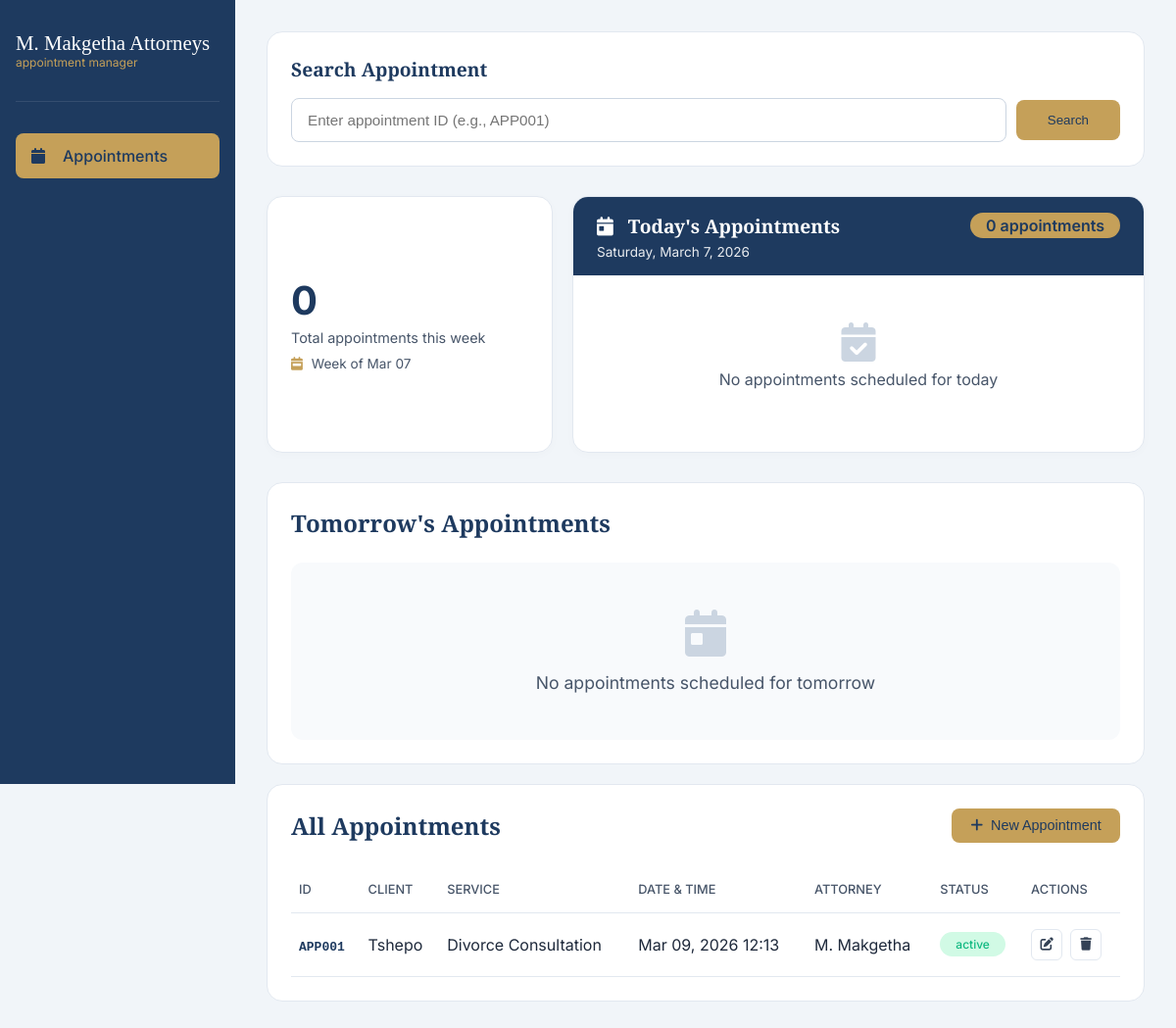
Before: / with the older database file.
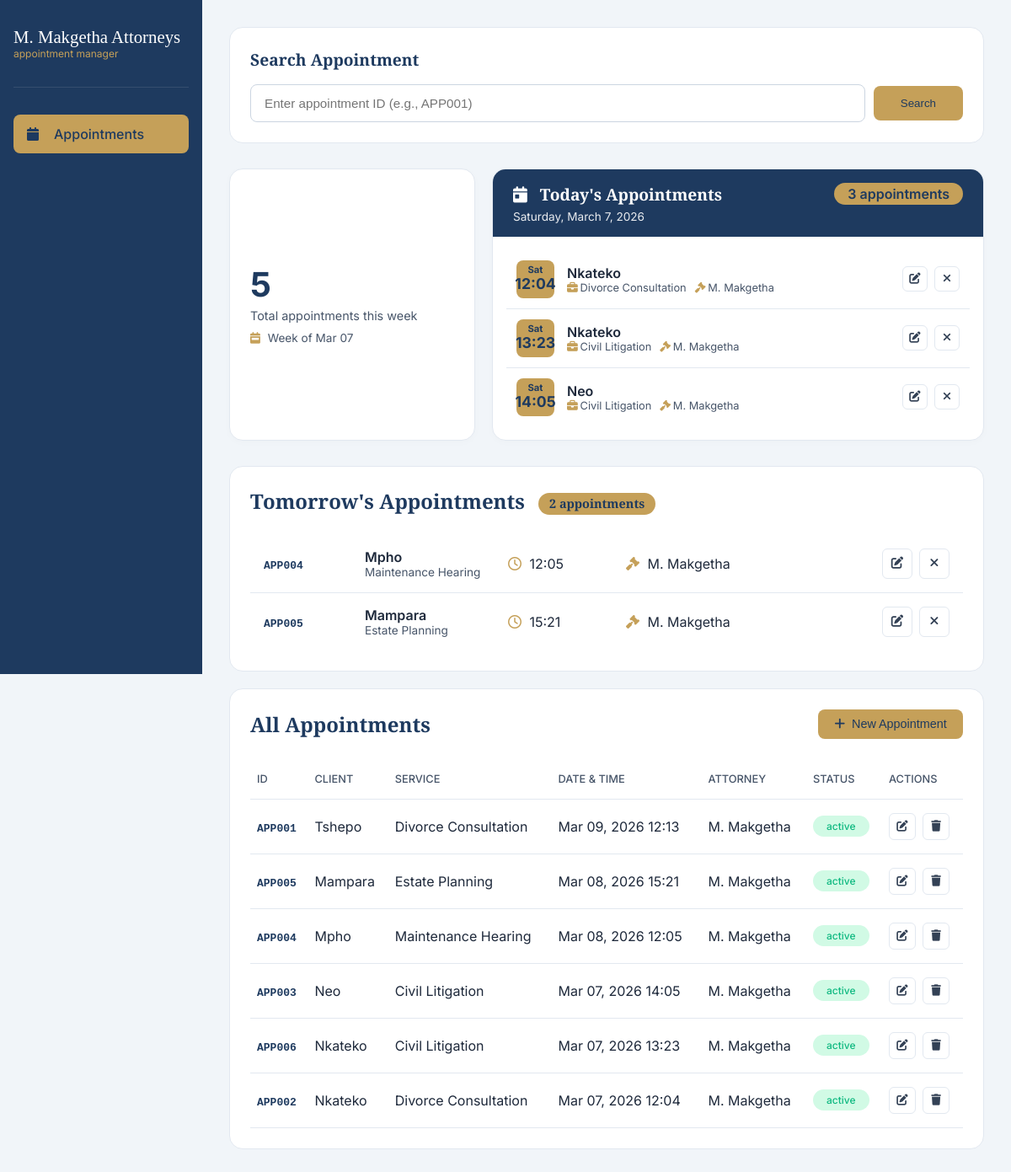
After: the same page with the newer database file.
### makgetha_appointment_system/models.py (models this page shows, shortened)
class Appointment(models.Model):
    STATUS_CHOICES = [
        ('active', 'Active'),
        ('cancelled', 'Cancelled'),
    ]
    SERVICE_CHOICES = [
        ('Divorce Consultation', 'Divorce Consultation'),
        ('Maintenance Hearing', 'Maintenance Hearing'),
        ('Civil Litigation', 'Civil Litigation'),
        ('Criminal Defense', 'Criminal Defense'),
        ('Estate Planning', 'Estate Planning'),
        ('Road Accident Fund', 'Road Accident Fund'),
        ('Other', 'Other'),
    ]
    appointment_id = models.CharField(max_length=10, unique=True, editable=False)
    client_name = models.CharField(max_length=100)
    service_type = models.CharField(max_length=50, choices=SERVICE_CHOICES)
    appointment_datetime = models.DateTimeField()
    attorney = models.CharField(max_length=100, default='M. Makgetha')
    status = models.CharField(max_length=20, choices=STATUS_CHOICES, default='active')
    created_at = models.DateTimeField(auto_now_add=True)
    updated_at = models.DateTimeField(auto_now=True)
    class Meta:
        ordering = ['-appointment_datetime']

### makgetha_appointment_system/views.py (the view)
# urls.py: path('', views.get_home, name='home'),
def get_home(request):
    appointments = Appointment.objects.all()
    now = localtime(timezone.now())
    today = now.date()
    tomorrow = today + timedelta(days=1)
    week_start = today - timedelta(days=today.weekday())
    week_end = week_start + timedelta(days=6)
    today_start = timezone.make_aware(datetime.combine(today, datetime.min.time()))
    today_end = timezone.make_aware(datetime.combine(today, datetime.max.time()))
    tomorrow_start = timezone.make_aware(datetime.combine(tomorrow, datetime.min.time()))
    tomorrow_end = timezone.make_aware(datetime.combine(tomorrow, datetime.max.time()))
    week_start_dt = timezone.make_aware(datetime.combine(week_start, datetime.min.time()))
    week_end_dt = timezone.make_aware(datetime.combine(week_end, datetime.max.time()))
    today_appointments = Appointment.objects.filter(
        appointment_datetime__range=[today_start, today_end],
        status='active'
    ).order_by('appointment_datetime')
    daily_appointments = today_appointments.count()
    tomorrow_appointments = Appointment.objects.filter(
        appointment_datetime__range=[tomorrow_start, tomorrow_end],
        status='active'
    ).order_by('appointment_datetime')
    weekly_appointments = Appointment.objects.filter(
        appointment_datetime__range=[week_start_dt, week_end_dt],
        status='active'
    ).count()
    new_appointment_id = request.session.pop('new_appointment_id', None)
    context = {
        'appointments': appointments,
        'daily_appointments': daily_appointments,
        'weekly_appointments': weekly_appointments,
        'today_appointments': today_appointments,  # Add today's appointments
        'today_count': daily_appointments,
        'tomorrow_appointments': tomorrow_appointments,
        'tomorrow_count': tomorrow_appointments.count(),
        'new_appointment_id': new_appointment_id,
    }
    return render(request, "index.html", context)

### makgetha_appointment_system/templates/index.html (shortened to what this page needs)
<!DOCTYPE html>
<html lang="en">
<head>
    <link rel="stylesheet" href="https://cdnjs.cloudflare.com/ajax/libs/font-awesome/6.4.0/css/all.min.css">
</head>
<body>
    <div class="app-container">
        <aside class="sidebar">
            <div class="firm-logo">
                M. Makgetha Attorneys
                <span>appointment manager</span>
            </div>
            <div class="nav-item active">
                <i class="fas fa-calendar"></i>
                Appointments
            </div>
        </aside>
        <main class="main-content">
             <div class="search-section">
                <h3>Search Appointment</h3>
                <form action="{% url 'search_appointment' %}" method="GET">
                    <div class="search-box">
                        <input type="text" class="search-input" name="id" placeholder="Enter appointment ID (e.g., APP001)" value="{{ search_id }}">
                        <button type="submit" class="search-btn">Search</button>
                    </div>
                </form>
            </div>
<div class="stats-grid" style="grid-template-columns: 1fr 2fr; gap: 20px;">
    <div class="stat-card" style="display: flex; flex-direction: column; justify-content: center;">
        <div class="stat-value">{{ weekly_appointments }}</div>
        <div class="stat-label">Total appointments this week</div>
        <div style="margin-top: 10px; font-size: 0.85rem; color: var(--gray-600);">
            <i class="fas fa-calendar-week" style="color: var(--primary-gold); margin-right: 5px;"></i>
            Week of {% now "M d" %}
        </div>
    </div>
    <div class="stat-card" style="padding: 0; overflow: hidden;">
        <div style="background: var(--accent-navy); color: white; padding: 1rem 1.5rem;">
            <div style="display: flex; justify-content: space-between; align-items: center;">
                <h3 style="font-family: 'Crimson Text', serif; font-size: 1.2rem; margin: 0;">
                    <i class="fas fa-calendar-day" style="margin-right: 10px;"></i>
                    Today's Appointments
                </h3>
                <span style="background: var(--primary-gold); color: var(--accent-navy); padding: 0.2rem 1rem; border-radius: 20px; font-weight: 600;">
                    {{ today_count }} appointment{{ today_count|pluralize }}
                </span>
            </div>
            <div style="font-size: 0.85rem; margin-top: 5px; opacity: 0.9;">
                {% now "l, F j, Y" %}
            </div>
        </div>
        <div style="padding: 1rem; max-height: 300px; overflow-y: auto;">
            {% if today_appointments %}
                {% for appointment in today_appointments %}
                <div style="display: flex; justify-content: space-between; align-items: center; padding: 0.75rem; border-bottom: 1px solid var(--gray-200); {% if forloop.last %}border-bottom: none;{% endif %}">
                    <div style="display: flex; align-items: center; gap: 15px; flex: 1;">
                        <div style="background: var(--primary-gold); color: var(--accent-navy); width: 45px; height: 45px; border-radius: 8px; display: flex; flex-direction: column; align-items: center; justify-content: center; font-weight: 700;">
                            <span style="font-size: 0.7rem; line-height: 1;">{{ appointment.appointment_datetime|date:"D" }}</span>
                            <span style="font-size: 1.1rem; line-height: 1.2;">{{ appointment.appointment_datetime|date:"H:i" }}</span>
                        </div>
                        <div style="flex: 1;">
                            <div style="font-weight: 600;">{{ appointment.client_name }}</div>
                            <div style="font-size: 0.8rem; color: var(--gray-600); display: flex; gap: 10px; flex-wrap: wrap;">
                                <span><i class="fas fa-briefcase" style="color: var(--primary-gold); width: 12px;"></i> {{ appointment.service_type|truncatechars:25 }}</span>
                                <span><i class="fas fa-gavel" style="color: var(--primary-gold); width: 12px;"></i> {{ appointment.attorney }}</span>
                            </div>
                        </div>
                    </div>
                    <div class="action-buttons" style="margin-left: 10px;">
                        <button class="btn-icon" onclick="openEditModal({{ appointment.id }}, '{{ appointment.client_name|escapejs }}', '{{ appointment.service_type|escapejs }}', '{{ appointment.appointment_datetime|date:'Y-m-d\\TH:i' }}')" title="Edit" style="width: 30px; height: 30px;">
                            <i class="fas fa-edit"></i>
                        </button>
                        <button class="btn-icon" onclick="openDeleteModal({{ appointment.id }})" title="Cancel" style="width: 30px; height: 30px;">
                            <i class="fas fa-times"></i>
                        </button>
                    </div>
                </div>
                {% endfor %}
            {% else %}
            <div style="text-align: center; padding: 2rem 1rem;">
                <i class="fas fa-calendar-check" style="font-size: 2.5rem; color: var(--gray-300); margin-bottom: 0.5rem;"></i>
                <p style="color: var(--gray-600); margin-bottom: 1rem;">No appointments scheduled for today</p>
            </div>
            {% endif %}
        </div>
    </div>
</div>
<div class="appointments-card" style="margin-bottom: 20px;">
    <div class="section-header">
        <h2>
            Tomorrow's Appointments
            {% if tomorrow_count > 0 %}
            <span style="font-size: 0.9rem; background: var(--primary-gold); color: var(--accent-navy); padding: 0.2rem 0.8rem; border-radius: 20px; margin-left: 10px;">
                {{ tomorrow_count }} appointment{{ tomorrow_count|pluralize }}
            </span>
            {% endif %}
        </h2>
    </div>
    {% if tomorrow_appointments %}
    <div class="tomorrow-list">
        {% for appointment in tomorrow_appointments %}
        <div style="display: flex; justify-content: space-between; align-items: center; padding: 1rem; border-bottom: 1px solid var(--gray-200); {% if not forloop.last %}border-bottom: 1px solid var(--gray-200);{% endif %}">
            <div style="display: flex; align-items: center; gap: 20px; flex-wrap: wrap;">
                <div style="min-width: 100px;">
                    <span class="appointment-id">{{ appointment.appointment_id }}</span>
                </div>
                <div style="min-width: 150px;">
                    <div style="font-weight: 600;">{{ appointment.client_name }}</div>
                    <div style="font-size: 0.85rem; color: var(--gray-600);">{{ appointment.service_type }}</div>
                </div>
                <div style="min-width: 120px;">
                    <i class="far fa-clock" style="color: var(--primary-gold); margin-right: 5px;"></i>
                    {{ appointment.appointment_datetime|date:"H:i" }}
                </div>
                <div style="min-width: 120px;">
                    <i class="fas fa-gavel" style="color: var(--primary-gold); margin-right: 5px;"></i>
                    {{ appointment.attorney }}
                </div>
            </div>
            <div class="action-buttons">
                <button class="btn-icon" onclick="openEditModal({{ appointment.id }}, '{{ appointment.client_name|escapejs }}', '{{ appointment.service_type|escapejs }}', '{{ appointment.appointment_datetime|date:'Y-m-d\\TH:i' }}')" title="Edit">
                    <i class="fas fa-edit"></i>
                </button>
                <button class="btn-icon" onclick="openDeleteModal({{ appointment.id }})" title="Cancel">
                    <i class="fas fa-times"></i>
                </button>
            </div>
        </div>
        {% endfor %}
    </div>
    {% else %}
    <div style="text-align: center; padding: 3rem; background: var(--gray-50); border-radius: 12px;">
        <i class="fas fa-calendar-day" style="font-size: 3rem; color: var(--gray-300); margin-bottom: 1rem;"></i>
        <p style="color: var(--gray-600); font-size: 1.1rem;">No appointments scheduled for tomorrow</p>
    </div>
    {% endif %}
    </div>
            <div class="appointments-card">
                <div class="section-header">
                    <h2>All Appointments</h2>
                    <button class="btn btn-primary" onclick="openCreateModal()">
                        <i class="fas fa-plus"></i> New Appointment
                    </button>
                </div>
                <table class="appointments-table">
                    <thead>
                        <tr>
                            <th>ID</th>
                            <th>Client</th>
                            <th>Service</th>
                            <th>Date & Time</th>
                            <th>Attorney</th>
                            <th>Status</th>
                            <th>Actions</th>
                        </tr>
                    </thead>
                    <tbody>
                        {% for appointment in appointments %}
                        <tr>
                            <td><span class="appointment-id">{{ appointment.appointment_id }}</span></td>
                            <td>{{ appointment.client_name }}</td>
                            <td>{{ appointment.service_type }}</td>
                            <td>{{ appointment.appointment_datetime|date:"M d, Y H:i" }}</td>
                            <td>{{ appointment.attorney }}</td>
                            <td>
                                <span class="status-badge {% if appointment.status == 'active' %}active{% else %}cancelled{% endif %}">
                                    {{ appointment.status }}
                                </span>
                            </td>
                            <td>
                                <div class="action-buttons">
                                    <button class="btn-icon" onclick="openEditModal({{ appointment.id }}, '{{ appointment.client_name|escapejs }}', '{{ appointment.service_type|escapejs }}', '{{ appointment.appointment_datetime|date:'Y-m-d\\TH:i' }}')">
                                        <i class="fas fa-edit"></i>
                                    </button>
                                    <button class="btn-icon" onclick="openDeleteModal({{ appointment.id }})">
                                        <i class="fas fa-trash"></i>
                                    </button>
                                </div>
                            </td>
                        </tr>
                        {% empty %}
                        <tr>
                            <td colspan="7" style="text-align: center; padding: 2rem;">No appointments found</td>
                        </tr>
                        {% endfor %}
                    </tbody>
                </table>
            </div>
        </main>
    </div>
</body>
</html>

Changed rows visible on the page:
added Appointment: appointment_datetime "Sat", appointment_datetime "12:04", client_name "Nkateko", service_type "Divorce Consultation", attorney "M. Makgetha", appointment_id "APP002", appointment_datetime "Mar 07, 2026 12:04", status "active"
added Appointment: appointment_datetime "Sat", appointment_datetime "13:23", client_name "Nkateko", service_type "Civil Litigation", attorney "M. Makgetha", appointment_id "APP006", appointment_datetime "Mar 07, 2026 13:23", status "active"
added Appointment: appointment_datetime "Sat", appointment_datetime "14:05", client_name "Neo", service_type "Civil Litigation", attorney "M. Makgetha", appointment_id "APP003", appointment_datetime "Mar 07, 2026 14:05", status "active"
added Appointment: appointment_id "APP004", client_name "Mpho", service_type "Maintenance Hearing", appointment_datetime "12:05", attorney "M. Makgetha", appointment_datetime "Mar 08, 2026 12:05", status "active"
added Appointment: appointment_id "APP005", client_name "Mampara", service_type "Estate Planning", appointment_datetime "15:21", attorney "M. Makgetha", appointment_datetime "Mar 08, 2026 15:21", status "active"
Other visible differences:
{{ weekly_appointments }}: "0" → "5"
{{ today_count }}: "0" → "3"
{{ tomorrow_count }}: (not shown) → "2"
text no longer shown: "No appointments scheduled for today No appointments scheduled for tomorrow"
text now shown: "appointment"
